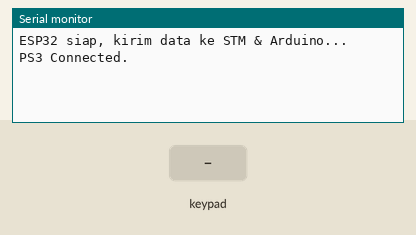
Simulated run of this sketch. Board: ESP32. Shown: the last lines printed to the serial monitor. Inputs (shaded band) come from the test bench. Nothing arrives over Bluetooth unless stated; the modem accepts every AT command (registered, SIM ready, sends succeed) and sends nothing else.

Above: at 1.2 s.
1.3 s: key 'U' pressed
At 1.9 s:
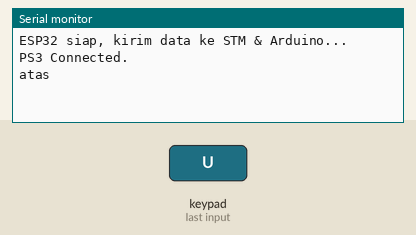
2.8 s: key 'D' pressed
At 4.0 s:
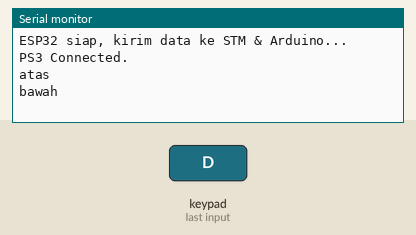
4.3 s: key 'L' pressed
At 5.4 s:
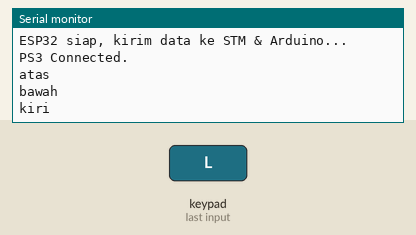
5.8 s: key 'R' pressed
At 6.5 s:
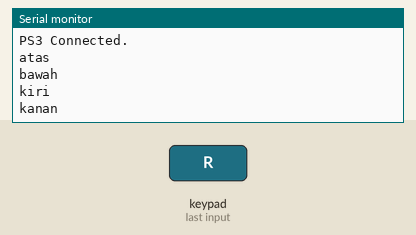
7.3 s: key 'O' pressed
At 7.7 s:
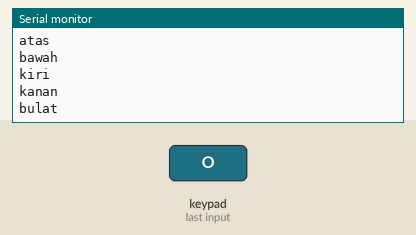
8.8 s: key 'T' pressed
At 10.0 s:
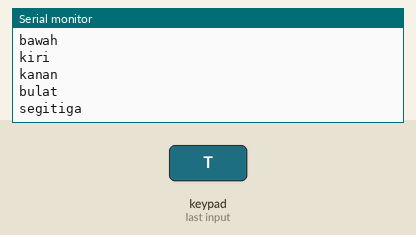

The sketch:

Komunikasi_esp.ino
```cpp
#include <Ps3Controller.h>
#include <HardwareSerial.h>

// UART objects (ESP32)
HardwareSerial SerialSTM(2);      // UART2 (contoh: RX=16, TX=17) -> ke STM32
HardwareSerial SerialArduino(1);  // UART1 (contoh: RX=25, TX=27) -> ke Arduino

void notify() {
  // --- Baca stick kiri (L3) ---
  int lx = Ps3.data.analog.stick.lx;   // contoh rentang -128..+127
  int ly = Ps3.data.analog.stick.ly;

  // Normalisasi: invert Y agar "atas" = positif
  int sx = lx;    // kanan = +, kiri = -
  int sy = -ly;   // sekarang atas = +, bawah = -

  const int DEADZONE = 15;
  if (abs(sx) < DEADZONE) sx = 0;
  if (abs(sy) < DEADZONE) sy = 0;

  // // Tentukan arah — cek diagonal dulu
  // if (sx > 0 && sy > 0) {
  //   Serial.println("kanan_atas");
  //   SerialSTM.println("kanan_atas");
  // }
  // else if (sx > 0 && sy < 0) {
  //   Serial.println("kanan_bawah");
  //   SerialSTM.println("kanan_bawah");
  // }
  // else if (sx < 0 && sy > 0) {
  //   Serial.println("kiri_atas");
  //   SerialSTM.println("kiri_atas");
  // }
  // else if (sx < 0 && sy < 0) {
  //   Serial.println("kiri_bawah");
  //   SerialSTM.println("kiri_bawah");
  // }
  // else if (sx > 0 && sy == 0) {
  //   Serial.println("kanan");
  //   SerialSTM.println("kanan");
  // }
  // else if (sx < 0 && sy == 0) {
  //   Serial.println("kiri");
  //   SerialSTM.println("kiri");
  // }
  // else if (sx == 0 && sy > 0) {
  //   Serial.println("atas");
  //   SerialSTM.println("atas");
  // }
  // else if (sx == 0 && sy < 0) {
  //   Serial.println("bawah");
  //   SerialSTM.println("bawah");
  // }
  // else sx==0 && sy==0 -> tidak bergerak

  // --- Tombol (gunakan event.button_down untuk deteksi tekanan) ---
  if (Ps3.event.button_down.up) {
    Serial.println("atas");
    SerialArduino.println("atas");
  }
  if (Ps3.event.button_down.right) {
    Serial.println("kanan");
    SerialArduino.println("kanan");
  }
  if (Ps3.event.button_down.down) {
    Serial.println("bawah");
    SerialArduino.println("bawah");
  }
  if (Ps3.event.button_down.left) {
    Serial.println("kiri");
    SerialArduino.println("kiri");
  }
  if (Ps3.event.button_down.r1) {
    Serial.println("r1");
    SerialArduino.println("r1");
  }
  if (Ps3.event.button_down.l1) {
    Serial.println("l1");
    SerialArduino.println("l1");
  }
  if (Ps3.event.button_down.r2) {
    Serial.println("r2");
    SerialArduino.println("r2");
  }
  if (Ps3.event.button_down.l2) {
    Serial.println("l2");
    SerialArduino.println("l2");
  }
  if (Ps3.event.button_down.triangle) {
    Serial.println("segitiga");
    SerialArduino.println("segitiga");
  }
  if (Ps3.event.button_down.circle) {
    Serial.println("bulat");
    SerialArduino.println("bulat");
  }
}

void onConnect(){
  Serial.println("PS3 Connected.");
}

void setup() {
  Serial.begin(9600);                    // Serial monitor USB
  // Inisialisasi UART: sesuaikan pin RX/TX yang kamu pakai pada board
  SerialSTM.begin(9600, SERIAL_8N1, 16, 17);   // contoh RX=16, TX=17 untuk UART2
  SerialArduino.begin(9600, SERIAL_8N1, 34, 32); // contoh RX=25, TX=27 untuk UART1

  Ps3.attach(notify);
  Ps3.attachOnConnect(onConnect);
  Ps3.begin("00:00:00:00:00:01");

  Serial.println("ESP32 siap, kirim data ke STM & Arduino...");
  SerialSTM.println("ESP32 -> STM siap");
  SerialArduino.println("ESP32 -> Arduino siap");
}

void loop() {
  if (!Ps3.isConnected()) return;
  Ps3.setPlayer(1);
  delay(100);
}
```

Measured:
- after the input at 1.3 s, the serial monitor: prints a new line at once (image 1)
- after the input at 2.8 s, the serial monitor: prints a new line at once (image 2)
- after the input at 4.3 s, the serial monitor: prints a new line at once (image 3)
- after the input at 5.8 s, the serial monitor: prints a new line at once (image 4)
- after the input at 7.3 s, the serial monitor: prints a new line at once (image 5)
- after the input at 8.8 s, the serial monitor: prints a new line at once (image 6)
